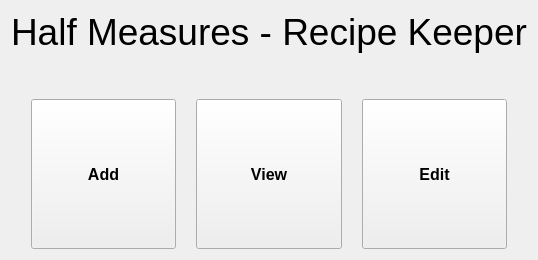
    <widget class="QWidget" name="MainScreen">
     <layout class="QGridLayout" name="gridLayout">
      <item row="0" column="0">
       <layout class="QVBoxLayout" name="MS_VerticalLayout">
        <item>
         <widget class="QLabel" name="MS_LabelTitle">
          <property name="font">
           <font>
            <pointsize>28</pointsize>
           </font>
          </property>
          <property name="text">
           <string>Half Measures - Recipe Keeper</string>
          </property>
         </widget>
        </item>
        <item>
         <spacer name="verticalSpacer">
          <property name="orientation">
           <enum>Qt::Vertical</enum>
          </property>
          <property name="sizeHint" stdset="0">
           <size>
            <width>20</width>
            <height>40</height>
           </size>
          </property>
         </spacer>
        </item>
        <item>
         <layout class="QHBoxLayout" name="MS_HorizontalLayout">
          <property name="spacing">
           <number>20</number>
          </property>
          <property name="sizeConstraint">
           <enum>QLayout::SetDefaultConstraint</enum>
          </property>
          <property name="leftMargin">
           <number>20</number>
          </property>
          <property name="rightMargin">
           <number>20</number>
          </property>
          <item>
           <widget class="QPushButton" name="MS_AddButton">
            <property name="sizePolicy">
             <sizepolicy hsizetype="Minimum" vsizetype="Maximum">
              <horstretch>0</horstretch>
              <verstretch>0</verstretch>
             </sizepolicy>
            </property>
            <property name="minimumSize">
             <size>
              <width>0</width>
              <height>150</height>
             </size>
            </property>
            <property name="maximumSize">
             <size>
              <width>16777215</width>
              <height>150</height>
             </size>
            </property>
            <property name="font">
             <font>
              <pointsize>12</pointsize>
              <bold>true</bold>
             </font>
            </property>
            <property name="cursor">
             <cursorShape>PointingHandCursor</cursorShape>
            </property>
            <property name="text">
             <string>Add</string>
            </property>
           </widget>
          </item>
          <item>
           <widget class="QPushButton" name="MS_ViewButton">
            <property name="minimumSize">
             <size>
              <width>0</width>
              <height>150</height>
             </size>
            </property>
            <property name="maximumSize">
             <size>
              <width>16777215</width>
              <height>150</height>
             </size>
            </property>
            <property name="font">
             <font>
              <pointsize>12</pointsize>
              <bold>true</bold>
             </font>
            </property>
            <property name="cursor">
             <cursorShape>PointingHandCursor</cursorShape>
            </property>
            <property name="text">
             <string>View</string>
            </property>
           </widget>
          </item>
          <item>
           <widget class="QPushButton" name="MS_EditButton">
            <property name="minimumSize">
             <size>
              <width>0</width>
              <height>150</height>
             </size>
            </property>
            <property name="maximumSize">
             <size>
              <width>16777215</width>
              <height>150</height>
             </size>
            </property>
            <property name="font">
             <font>
              <pointsize>12</pointsize>
              <bold>true</bold>
             </font>
            </property>
            <property name="cursor">
             <cursorShape>PointingHandCursor</cursorShape>
            </property>
            <property name="text">
             <string>Edit</string>
            </property>
           </widget>
          </item>
         </layout>
        </item>
       </layout>
      </item>
     </layout>
    </widget>
